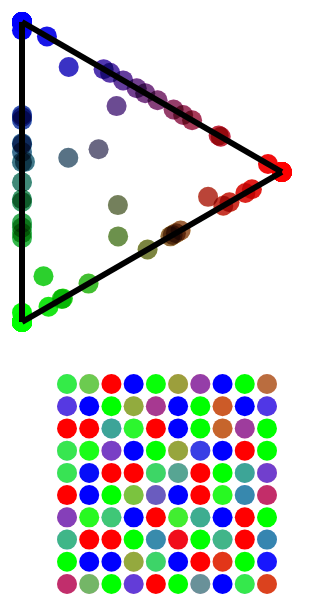
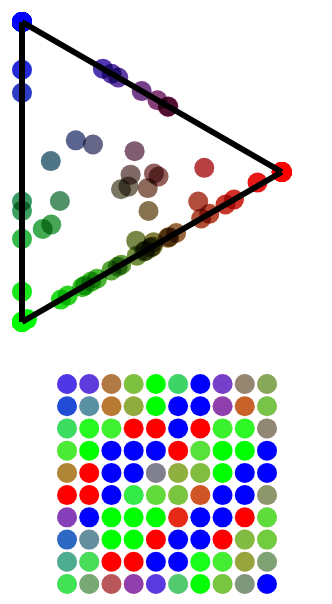
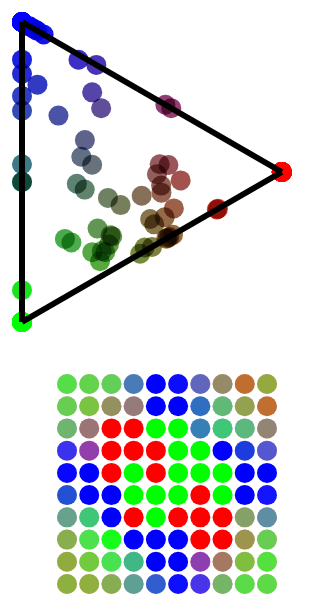
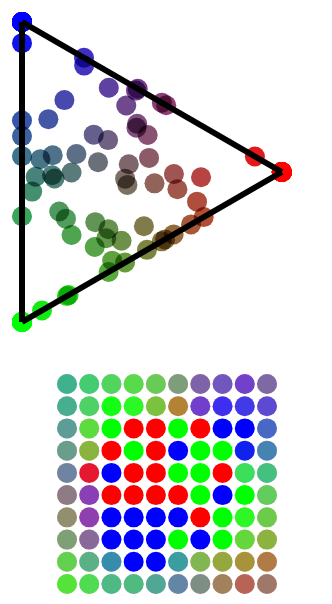

These figures' notebook cell, in order:
### Code cell
desc = 'regular'

if desc in desc_to_run:
    for n_neigh in n_neighs:
        G, T, L, obj = P.po.solve_opt(n=n, m=m, d=d, n_neigh=n_neigh, asrange=True)
        pl = P.pl.plot_sol(G, T, L, obj=obj, tit=None, remove_labels=True)
        if save:
            fname = os.path.join(outdir, 's2_%s_%d.png' % (desc, n_neigh))
            pl.save(fname, scale_factor=5)
        pl.display()
